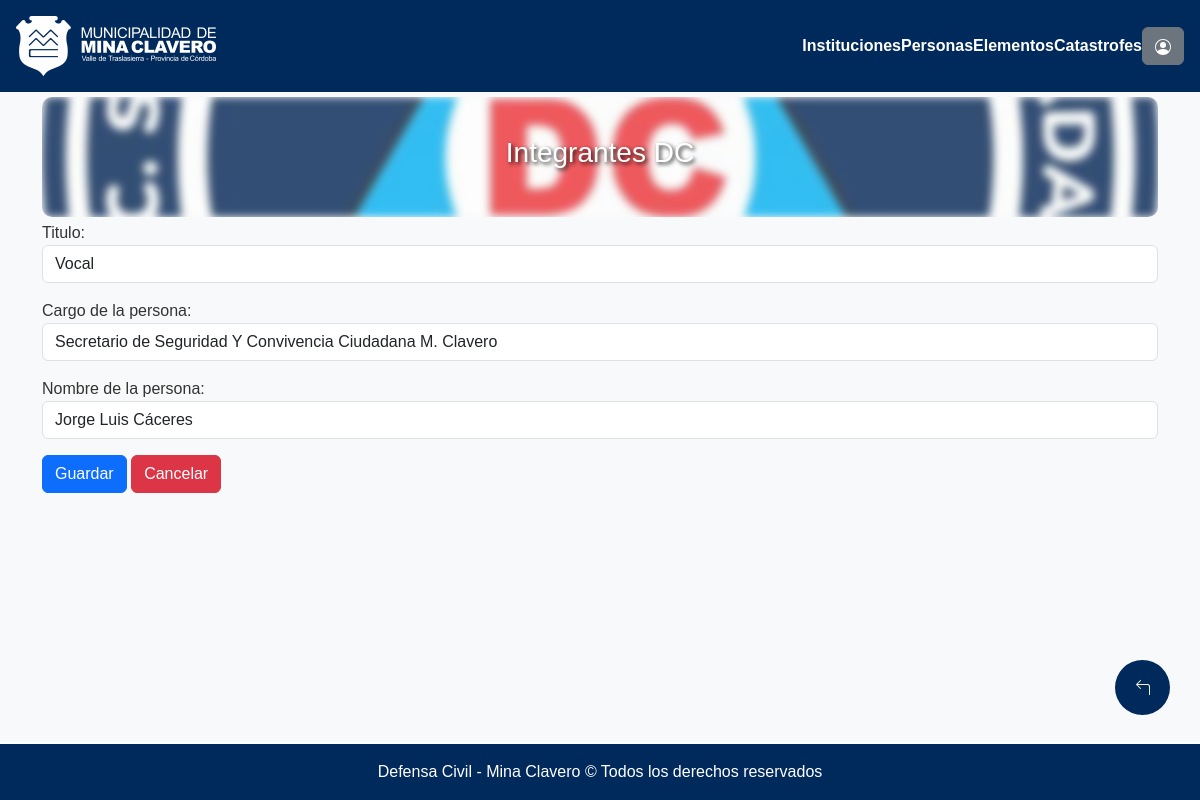
/editar-integrante/2/ (signed in), run on an earlier commit of the app's database.
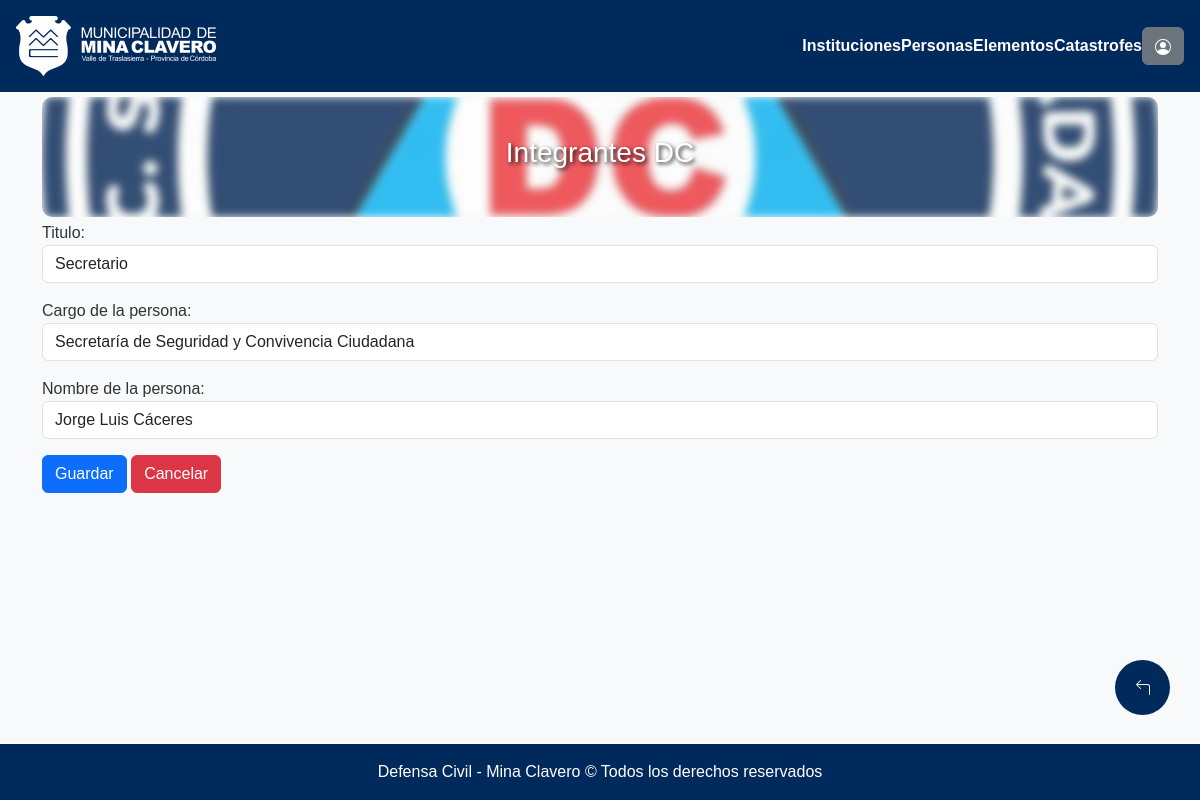
And on a later commit of the database.
### seguridadVial/models.py (models this page shows, shortened)
class IntegrantesDC(models.Model):
    titulo = models.CharField(max_length=255)
    persona = models.CharField(max_length=255)
    cargo = models.CharField(max_length=255)

### seguridadVial/views_landing.py (the view)
# urls.py: path('editar-integrante/<int:pk>/', login_required(views_landing.IntegranteModificar.as_view()), name='integrante_update'),
class IntegranteModificar(UpdateView):
    model = IntegrantesDC
    form_class = IntegrantesDCForm
    context_object_name = "integrante"
    template_name = os.path.join("defensaCivil", "formularios", "integrantesdc.html")
    success_url = reverse_lazy('Lista-Desastre')

### seguridadVial/forms.py
class IntegrantesDCForm(forms.ModelForm):
    class Meta:
        model = IntegrantesDC
        fields = ['titulo', 'persona', "cargo"]
        widgets = {
            'titulo': forms.TextInput(attrs={'class': 'form-control'}),
            'persona': forms.TextInput(attrs={'class': 'form-control'}),
            'cargo': forms.TextInput(attrs={'class': 'form-control'}),
        }
        labels = {
            'titulo': "Titulo",
            'persona': "Cargo de la persona",
            'cargo': "Nombre de la persona",
        }

### municipalidad/templates/defensaCivil/formularios/integrantesdc.html (shortened to what this page needs)
{% extends "defensaCivil/base.html" %}
{% load static %}
{% block contenido %}
<div class="container">
    <div class="cont mb-1" onclick="window.location.href='{% url 'Lista-Desastre' %}'">
        <h3 class="display-4 titulo-volver fs-3 fs-md-2 fs-lg-1">Integrantes DC</h3>
    </div>
    <form method="post" enctype="multipart/form-data" id="formulario">
        {{ form.as_p }}
        <button class="btn btn-primary mb-3" type="submit">Guardar</button>
        <a class="btn btn-danger mb-3" href="{% url 'Lista-Desastre' %}">Cancelar</a>
    </form>
    <a href={% url "Lista-Desastre" %} class="customButton">
    </a>
</div>
{% endblock %}

What changed in the data, as far as the page shows it:
changed IntegrantesDC "Jorge Luis Cáceres": titulo "Vocal" → "Secretario"; persona "Secretario de Seguridad Y Convivencia Ciudadana M. Clavero" → "Secretaría de Seguridad y Convivencia Ciudadana"
